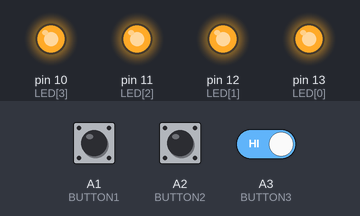
Bench run of a sketch on a simulated Arduino Uno, built with avr-gcc and run on an emulated ATmega328P. On the bench: output pins drawn as LEDs (lit = HIGH). The test bench sets the inputs (shaded band); at power-on: A1 (BUTTON1) HIGH, A2 (BUTTON2) HIGH, A3 (BUTTON3) HIGH.

Above: at 1.2 s.
1.3 s: A1 (BUTTON1) pulled LOW for 0.15 s
At 2.2 s:
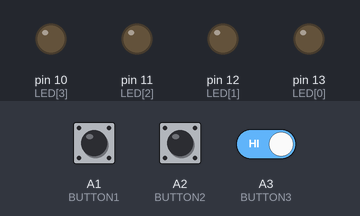
2.9 s: A2 (BUTTON2) pulled LOW for 0.15 s
At 3.4 s:
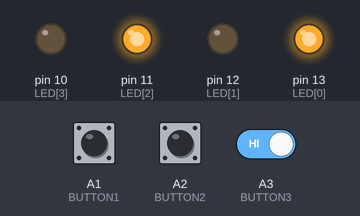
4.5 s: A1 (BUTTON1) pulled LOW for 1 s
At 5.8 s:
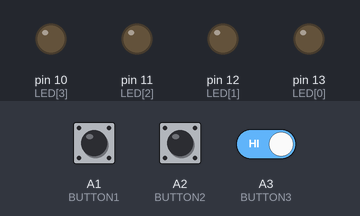
7.0 s: A2 (BUTTON2) pulled LOW for 1 s
At 7.7 s:
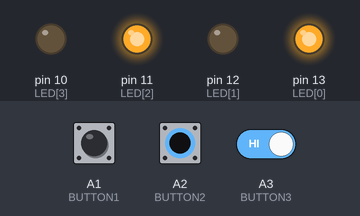
9.5 s: A2 (BUTTON2) driven LOW and A3 (BUTTON3) driven LOW
At 9.9 s:
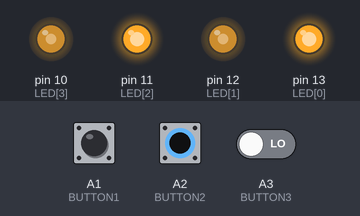
11.0 s: A2 (BUTTON2) driven HIGH
At 11.8 s:
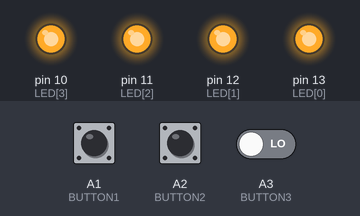
Timing chart, 0 to 13.5 s (numbered marks = the images above; inputs shaded):
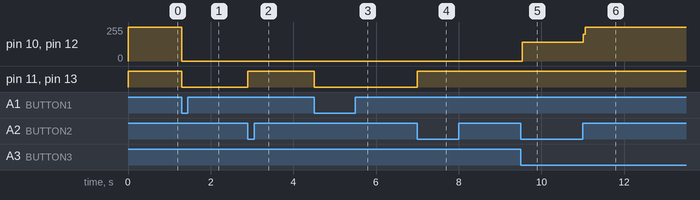

Measured:
- after the input at 1.3 s, pin 10 (LED[3]), pin 12 (LED[1]): 255/255 → 0/255 at once; pin 11 (LED[2]), pin 13 (LED[0]): HIGH → LOW at once
- after the input at 2.9 s, pin 11 (LED[2]), pin 13 (LED[0]): LOW → HIGH at once
- after the input at 4.5 s, pin 11 (LED[2]), pin 13 (LED[0]): HIGH → LOW at once
- after the input at 7.0 s, pin 11 (LED[2]), pin 13 (LED[0]): LOW → HIGH at once
- after the input at 9.5 s, pin 10 (LED[3]), pin 12 (LED[1]): 0/255 → 142/255 at once
- after the input at 11.0 s, pin 10 (LED[3]), pin 12 (LED[1]): 142/255 → 255/255 at once

The sketch:

led-1.ino
```cpp
//LEDs an den digitalen PINs 10,11,12,13
const byte LED[] = {13,12,11,10};

#define BUTTON1 A1 //Taster S1
#define BUTTON2 A2 //Taster S2
#define BUTTON3 A3 //Taster S3

void setup(){
pinMode(LED[0], OUTPUT); //LED1 am digitalen PIN 13
pinMode(LED[1], OUTPUT); //LED2 am digitalen PIN 12
pinMode(LED[2], OUTPUT); //LED3 am digitalen PIN 11
pinMode(LED[3], OUTPUT); //LED4 am digitalen PIN 10
digitalWrite(LED[0], HIGH); //LED1 ausschalten
digitalWrite(LED[1], HIGH); //LED2 ausschalten
digitalWrite(LED[2], HIGH); //LED3 ausschalten
digitalWrite(LED[3], HIGH); //LED4 ausschalten
}

void loop(){
  //Wenn der Taster S1 gedrückt wird,
  //so sollen alle LEDs eingeschaltet werden.
  if(!digitalRead(BUTTON1)){
    setLEDs(LOW, LOW, LOW, LOW);
  }
  //Wenn der Taster S2 gedrückt wird,
  //so sollen die LEDs 1,3 ausgeschaltet und 2,4 eingeschaltet werden.
  if(!digitalRead(BUTTON2)){
    setLEDs(HIGH, LOW, HIGH, LOW);
  }
  //Wenn der Taster S3 gedrückt wird,
  //so sollen alle LEDs ausgeschaltet werden.
  if(!digitalRead(BUTTON3)){
   setLEDs(HIGH, HIGH, HIGH, HIGH);
  }
}
void setLEDs(int led1Status, int led2Status, int led3Status, int led4Status){
  digitalWrite(LED[0], led1Status);
  digitalWrite(LED[1], led2Status);
  digitalWrite(LED[2], led3Status);
  digitalWrite(LED[3], led4Status);
}
```
